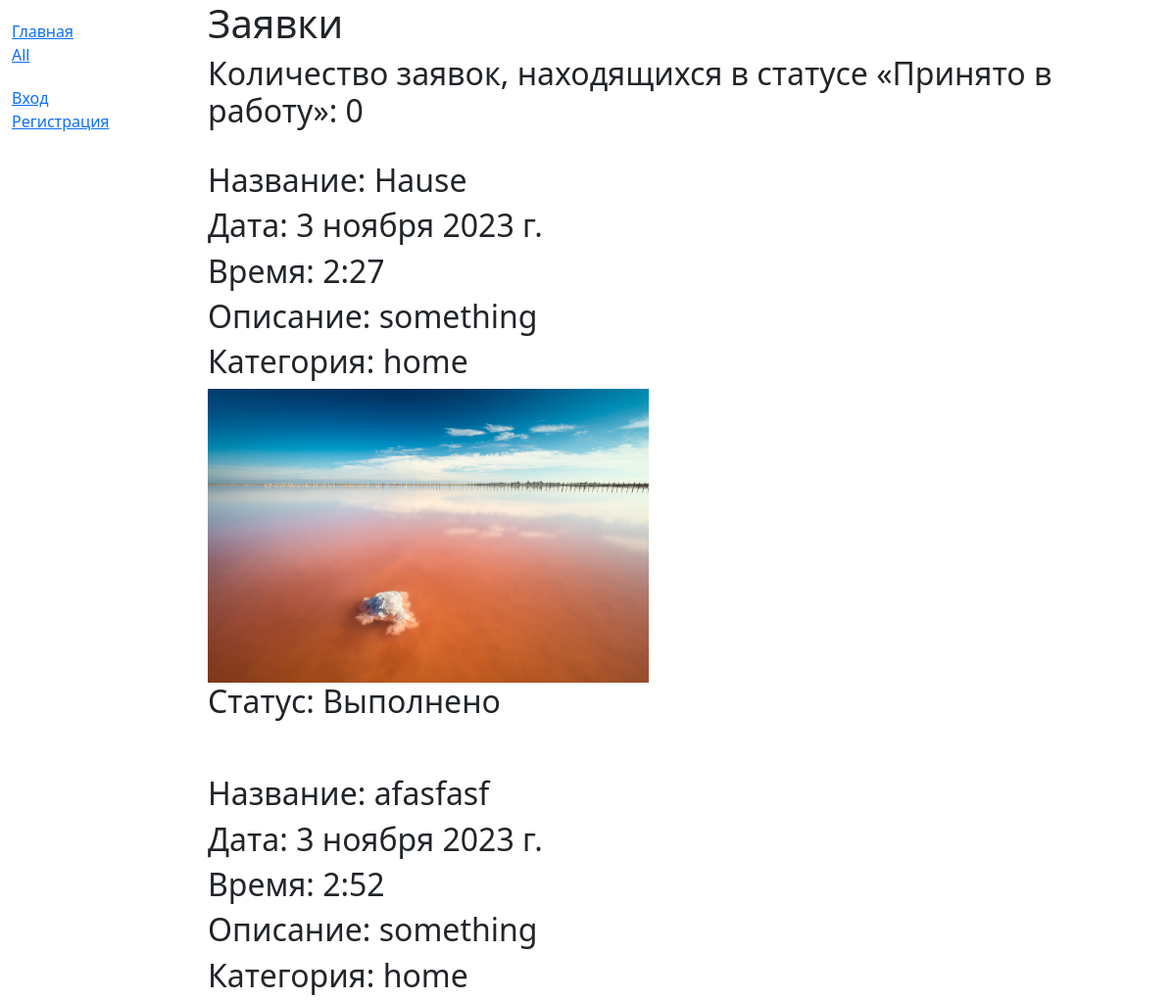
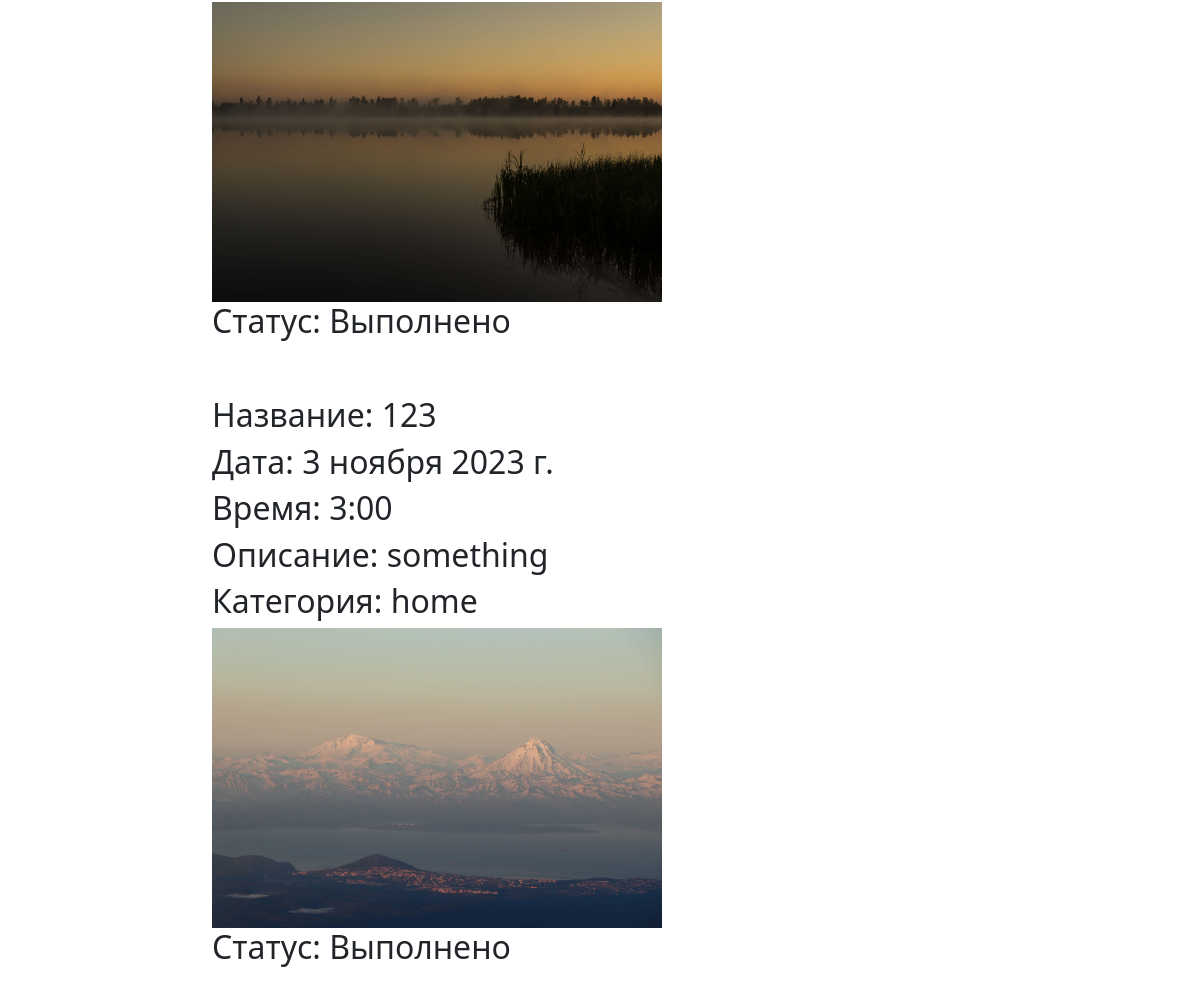
The page / on the database its author committed (2 pictures, top to bottom).
### MySite/models.py (models this page shows, shortened)
class Applications(models.Model):
    def validate_image(fieldfile_obj):
        filesize = fieldfile_obj.file.size
        megabyte_limit = 2.0
        if filesize > megabyte_limit * 1024 * 1024:
            raise ValidationError("Max file size is %sMB" % str(megabyte_limit))
    title = models.CharField(max_length=100)
    deck = models.TextField(max_length=1000, default='something')
    category = models.ForeignKey('category', on_delete=models.SET_NULL, null=True)
    date_create = models.DateField(default=datetime.now, verbose_name="Дата создания")
    time_create = models.TimeField(default=datetime.now, verbose_name="Время создания")
    image = models.ImageField(upload_to="media/", verbose_name="Фотография",
                              help_text="Разрешается формата файла только jpg, jpeg, png, bmp",
                              validators=[FileExtensionValidator(allowed_extensions=['jpg', 'jpeg', 'png', 'bmp']),
                                          validate_image])
    REQUEST_STATUS = (
        ('Новая', 'Новая'),
        ('Принято в работу', 'Принято в работу'),
        ('Выполнено', 'Выполнено'),
    )
    status = models.CharField(
        max_length=16,
        choices=REQUEST_STATUS,
        default='Новая',
        blank=True,
        verbose_name="Статус")
    borrower = models.ForeignKey(AdvUser, on_delete=models.CASCADE, null=True, blank=True)

class Category(models.Model):
    name = models.CharField(max_length=200,
                            help_text="Введите категорию")
    def __str__(self):
        return self.name

### MySite/views.py (the view)
# urls.py: path('', views.ApplicationsView.as_view(), name='index'),
class ApplicationsView(generic.ListView):
    model = Applications
    template_name = 'index.html'
    context_object_name = 'application'
    def get_context_data(self, **kwargs):
        context = super().get_context_data(**kwargs)
        context['num_AcceptedForWork'] = Applications.objects.filter(status__exact='Принято в работу').count()
        return context
    def get_queryset(self):
        return Applications.objects.filter(status__exact='Выполнено').order_by('-date_create')[:4]

### MySite/templates/index.html
{% extends "base.html" %}
{% load static %}
{% block content %}
<h1>Заявки</h1>
<h2>Количество заявок, находящихся в статусе «Принято в работу»: {{ num_AcceptedForWork }}</h2><br>
{% for i in application %}
<h2>Название: {{i.title}}</h2>
<h2>Дата: {{i.date_create}}</h2>
<h2>Время: {{i.time_create}}</h2>
<h2>Описание: {{i.deck}}</h2>
<h2>Категория: {{i.category}}</h2>
<img src="{{i.image.url}}" width="450px" height="300px"/>
<h2>Статус: {{i.status}}</h2><br><br>
{% endfor %}
{% endblock %}

### rows shown on the page
Applications: title "Hause", date_create "3 ноября 2023 г.", time_create "2:27", deck "something", category "home", image (picture), status "Выполнено"
Applications: title "afasfasf", date_create "3 ноября 2023 г.", time_create "2:52", deck "something", category "home", image (picture), status "Выполнено"
Applications: title "123", date_create "3 ноября 2023 г.", time_create "3:00", deck "something", category "home", image (picture), status "Выполнено"

### other values the page prints
{{ num_AcceptedForWork }} "0"
